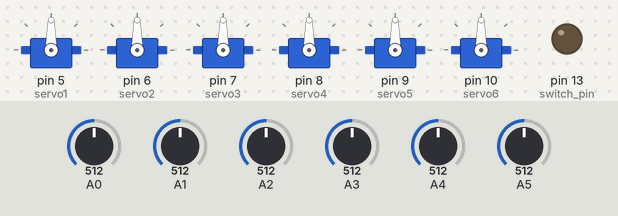
The sketch below on a simulated Arduino Uno, built with avr-gcc and run on an emulated ATmega328P. Shown: 6 × servo, output pins drawn as LEDs (lit = HIGH). The inputs (shaded band) are chosen by the test bench; at power-on: A0 = 512, A1 = 512, A2 = 512, A3 = 512, A4 = 512, A5 = 512. The ROS host is connected and sends only what is stated.

Above: at 1.2 s.
1.3 s: A0 set to 716
At 3.2 s:
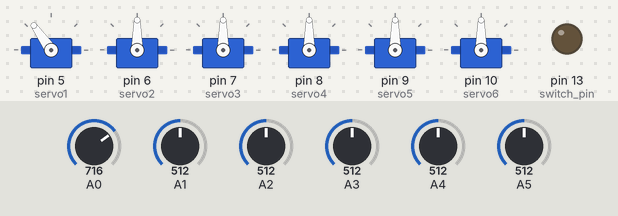
3.5 s: A1 set to 170
At 5.9 s:
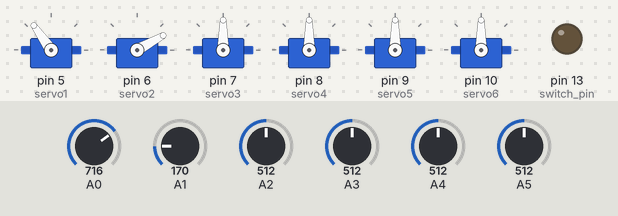
6.2 s: A2 set to 992
At 8.3 s:
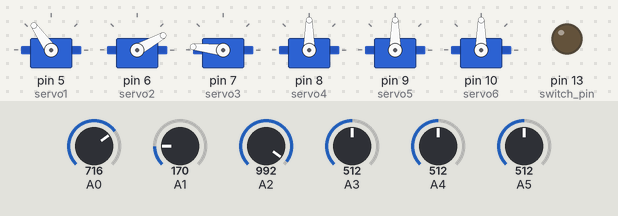
9.2 s: A3 set to 716
At 10.4 s:
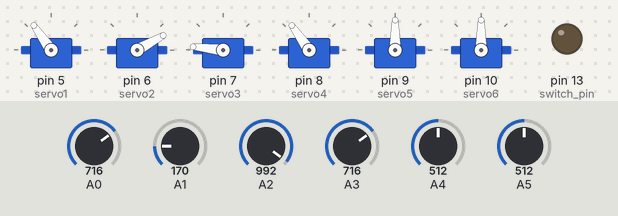
11.4 s: A4 set to 716
At 13.3 s:
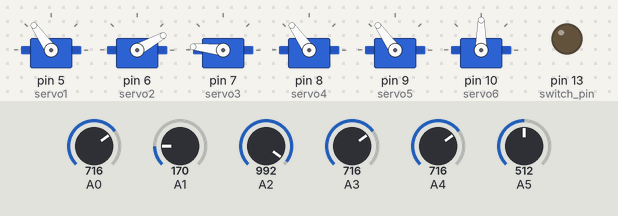
13.6 s: A5 set to 716
At 14.9 s:
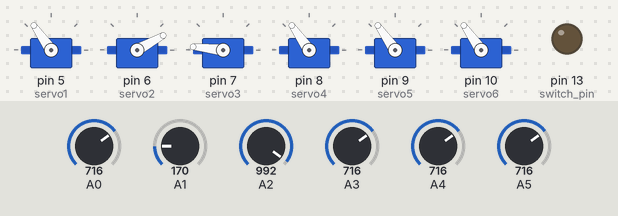
Timing chart, 0 to 16.6 s (numbered marks = the images above; inputs shaded):
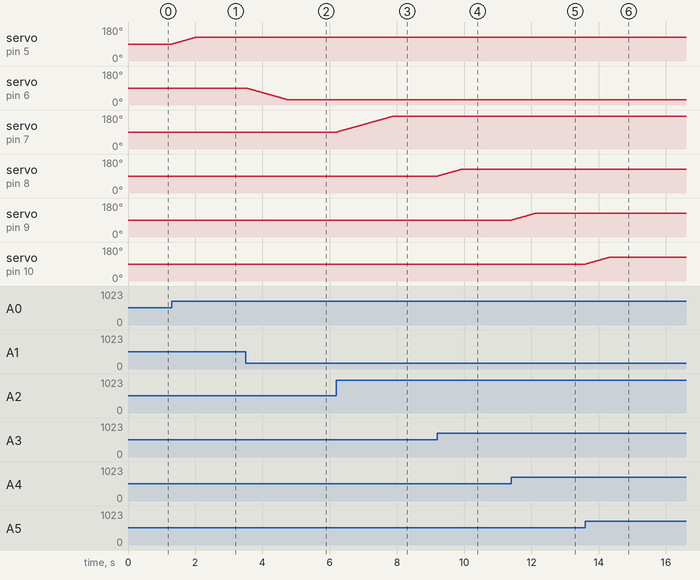

The sketch:

robot6dof_ros.ino
```cpp
#if defined(ARDUINO) && ARDUINO >= 100
  #include "Arduino.h"
#else
  #include <WProgram.h>
#endif

#include <Servo.h>
#include <ros.h>
#include <std_msgs/UInt16.h>

int bacaan1,bacaan2,bacaan3,bacaan4,bacaan5,bacaan6;
int servo1Pos,servo2Pos,servo3Pos,servo4Pos,servo5Pos,servo6Pos;
int servo1PPos,servo2PPos,servo3PPos,servo4PPos,servo5PPos,servo6PPos;

int switch_pin = 13;
int mode;

const int delta = 20;

Servo servo1;
Servo servo2;
Servo servo3;
Servo servo4;
Servo servo5;
Servo servo6;

ros::NodeHandle  nh;

int limiter(int angle){
  if(angle >= 180){
    angle = 180;
  }else if(angle <= 0){
    angle = 0;
  }
  return angle;
}

void servo_cb( const std_msgs::UInt16& cmd_msg){
  if(cmd_msg.data == 0){
    servo1Pos = servo1PPos + delta;
    servo1Pos = limiter(servo1Pos);
    servo1.write(servo1Pos);
    servo1PPos = servo1Pos;
  }
  else if(cmd_msg.data == 1){
    servo1Pos = servo1PPos - delta;
    servo1Pos = limiter(servo1Pos);
    servo1.write(servo1Pos);
    servo1PPos = servo1Pos;
  }
  else if(cmd_msg.data == 2){
    servo2Pos = servo2PPos + delta;
    servo2Pos = limiter(servo2Pos);
    servo2.write(servo2Pos);
    servo2PPos = servo2Pos;
  }
  else if(cmd_msg.data == 3){
    servo2Pos = servo2PPos - delta;
    servo2Pos = limiter(servo2Pos);
    servo2.write(servo2Pos);
    servo2PPos = servo2Pos;
  }
  else if(cmd_msg.data == 4){
    servo3Pos = servo3PPos + delta;
    servo3Pos = limiter(servo3Pos);
    servo3.write(servo3Pos);
    servo3PPos = servo3Pos;
  }
  else if(cmd_msg.data == 5){
    servo3Pos = servo3PPos - delta;
    servo3Pos = limiter(servo3Pos);
    servo3.write(servo3Pos);
    servo3PPos = servo3Pos;
  }
  else if(cmd_msg.data == 6){
    servo4Pos = servo4PPos + delta;
    servo4Pos = limiter(servo4Pos);
    servo4.write(servo4Pos);
    servo4PPos = servo4Pos;
  }
  else if(cmd_msg.data == 7){
    servo4Pos = servo4PPos - delta;
    servo4Pos = limiter(servo4Pos);
    servo4.write(servo4Pos);
    servo4PPos = servo4Pos;
  }
  else if(cmd_msg.data == 8){
    servo5Pos = servo5PPos + delta;
    servo5Pos = limiter(servo5Pos);
    servo5.write(servo5Pos);
    servo5PPos = servo5Pos;
  }
  else if(cmd_msg.data == 9){
    servo5Pos = servo5PPos - delta;
    servo5Pos = limiter(servo5Pos);
    servo5.write(servo5Pos);
    servo5PPos = servo5Pos;
  }
  else if(cmd_msg.data == 10){
    servo6Pos = servo6PPos + delta;
    servo6Pos = limiter(servo6Pos);
    servo6.write(servo6Pos);
    servo6PPos = servo6Pos;
  }
  else if(cmd_msg.data == 11){
    servo6Pos = servo6PPos - delta;
    servo6Pos = limiter(servo6Pos);
    servo6.write(servo6Pos);
    servo6PPos = servo6Pos;
  }

}

void manual(){
  //Servo1
  bacaan1 = analogRead(A0);
  bacaan1 = map(bacaan1, 0, 1023, 0, 180);
  servo1Pos = bacaan1;
  if (servo1PPos > servo1Pos) {
    for ( int j = servo1PPos; j >= servo1Pos; j--){
      servo1.write(j);
      delay(20);
    }
  }
  if (servo1PPos < servo1Pos) {
    for ( int j = servo1PPos; j <= servo1Pos; j++) {
      servo1.write(j);
      delay(20);
    }
  }
  servo1PPos = servo1Pos;

  //Servo2
  bacaan2 = analogRead(A1);
  bacaan2 = map(bacaan2, 0, 1023, 0, 180);
  servo2Pos = bacaan2;
  if (servo2PPos > servo2Pos) {
    for ( int j = servo2PPos; j >= servo2Pos; j--){
      servo2.write(j);
      delay(20);
    }
  }
  if (servo2PPos < servo2Pos) {
    for ( int j = servo2PPos; j <= servo2Pos; j++) {
      servo2.write(j);
      delay(20);
    }
  }
  servo2PPos = servo2Pos;

  //Servo3
  bacaan3 = analogRead(A2);
  bacaan3 = map(bacaan3, 0, 1023, 0, 180);
  servo3Pos = bacaan3;
  if (servo3PPos > servo3Pos) {
    for ( int j = servo3PPos; j >= servo3Pos; j--){
      servo3.write(j);
      delay(20);
    }
  }
  if (servo3PPos < servo3Pos) {
    for ( int j = servo3PPos; j <= servo3Pos; j++) {
      servo3.write(j);
      delay(20);
    }
  }
  servo3PPos = servo3Pos;

  //Servo4
  bacaan4 = analogRead(A3);
  bacaan4 = map(bacaan4, 0, 1023, 0, 180);
  servo4Pos = bacaan4;
  if (servo4PPos > servo4Pos) {
    for ( int j = servo4PPos; j >= servo4Pos; j--){
      servo4.write(j);
      delay(20);
    }
  }
  if (servo4PPos < servo4Pos) {
    for ( int j = servo4PPos; j <= servo4Pos; j++) {
      servo4.write(j);
      delay(20);
    }
  }
  servo4PPos = servo4Pos;

  //Servo5
  bacaan5 = analogRead(A4);
  bacaan5 = map(bacaan5, 0, 1023, 0, 180);
  servo5Pos = bacaan5;
  if (servo5PPos > servo5Pos) {
    for ( int j = servo5PPos; j >= servo5Pos; j--){
      servo5.write(j);
      delay(20);
    }
  }
  if (servo5PPos < servo5Pos) {
    for ( int j = servo5PPos; j <= servo5Pos; j++) {
      servo5.write(j);
      delay(20);
    }
  }
  servo5PPos = servo5Pos;

  //Servo6
  bacaan6 = analogRead(A5);
  bacaan6 = map(bacaan6, 0, 1023, 0, 180);
  servo6Pos = bacaan6;
  if (servo6PPos > servo6Pos) {
    for ( int j = servo6PPos; j >= servo6Pos; j--){
      servo6.write(j);
      delay(20);
    }
  }
  if (servo6PPos < servo6Pos) {
    for ( int j = servo6PPos; j <= servo6Pos; j++) {
      servo6.write(j);
      delay(20);
    }
  }
  servo6PPos = servo6Pos;
}

ros::Subscriber<std_msgs::UInt16> sub("joycontrol", servo_cb);

void setup(){
  Serial.begin(57600);

  pinMode(switch_pin, OUTPUT);

  servo1.attach(5);
  servo2.attach(6);
  servo3.attach(7);
  servo4.attach(8);
  servo5.attach(9);
  servo6.attach(10);

  servo1PPos = 90;
  servo1.write(servo1PPos);
  servo2PPos = 90;
  servo2.write(servo2PPos);
  servo3PPos = 90;
  servo3.write(servo3PPos);
  servo4PPos = 90;
  servo4.write(servo4PPos);
  servo5PPos = 90;
  servo5.write(servo5PPos);
  servo6PPos = 90;
  servo6.write(servo6PPos);

  nh.initNode();
  nh.subscribe(sub);
}

void loop(){
  mode = digitalRead(switch_pin);
  if(mode == HIGH){
    nh.spinOnce();
    delay(1);
  }else if(mode == LOW){
    manual();
  }
}
```

Measured:
- after the input at 1.3 s, servo on pin 5 (servo1): moves from 90° to 125° over 0.68 s, starting at once
- after the input at 3.5 s, servo on pin 6 (servo2): moves from 90° to 29° over 1.2 s, starting at once
- after the input at 6.2 s, servo on pin 7 (servo3): moves from 90° to 174° over 1.7 s, starting at once
- after the input at 9.2 s, servo on pin 8 (servo4): moves from 90° to 125° over 0.68 s, starting at once
- after the input at 11.4 s, servo on pin 9 (servo5): moves from 90° to 125° over 0.68 s, starting at once
- after the input at 13.6 s, servo on pin 10 (servo6): moves from 90° to 125° over 0.68 s, starting at once
